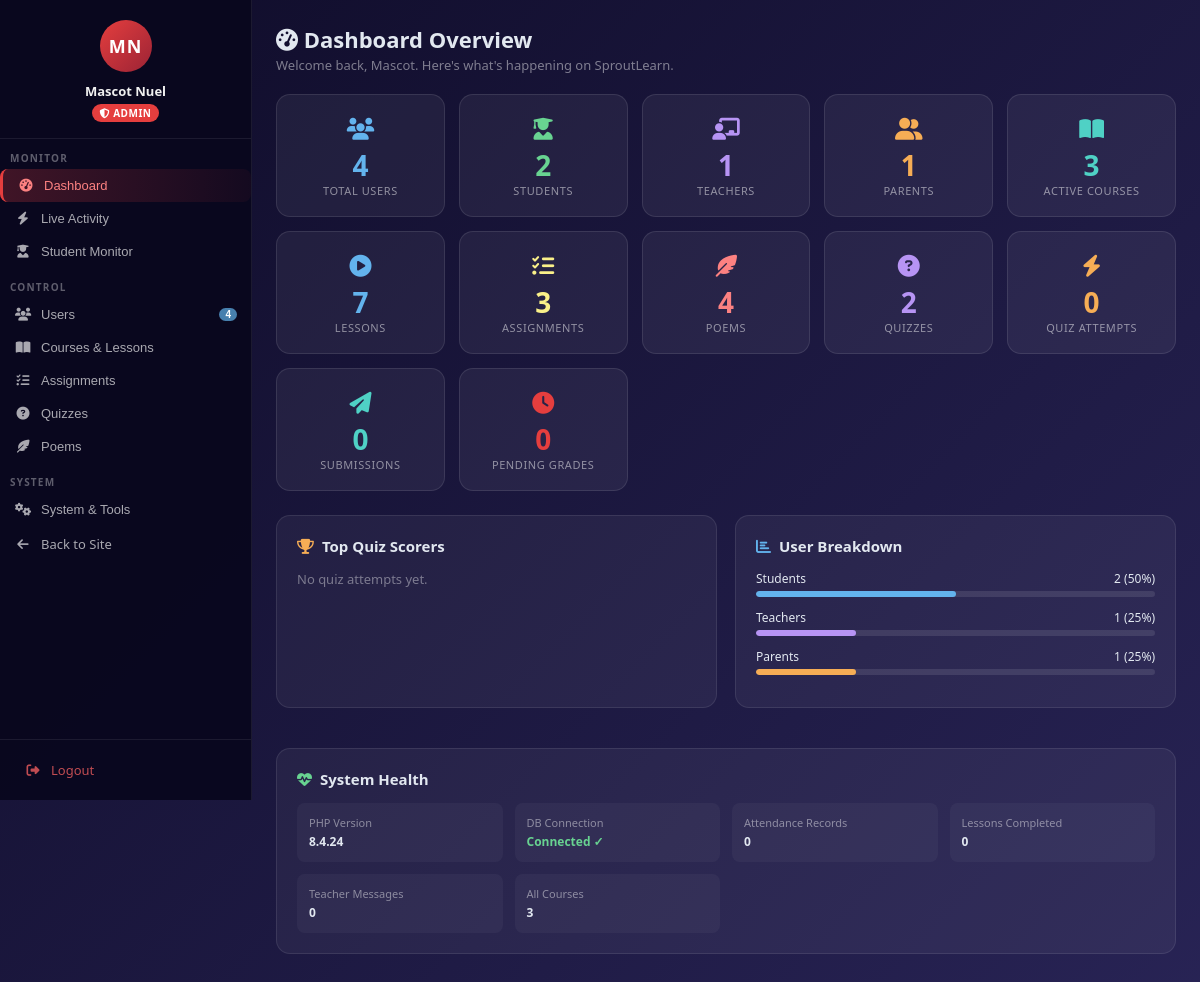
The page /admin.php (signed in) on the database its author committed.
### tables this page shows
CREATE TABLE IF NOT EXISTS quiz_options (
    id           INT AUTO_INCREMENT PRIMARY KEY,
    question_id  INT          NOT NULL,
    option_text  VARCHAR(255) NOT NULL,
    is_correct   TINYINT(1)   DEFAULT 0,
    option_order INT          DEFAULT 0,
    FOREIGN KEY (question_id) REFERENCES quiz_questions(id) ON DELETE CASCADE
);

### admin.php (the view, shortened to what this page needs)
<?php
$pdo = getDBConnection();
$active = isset($_GET['tab']) ? $_GET['tab'] : 'overview';
function qs($pdo,$sql,$p=[]){ $st=$pdo->prepare($sql); $st->execute($p); return $st->fetchColumn(); }
$stats = [
    'users'          => qs($pdo,"SELECT COUNT(*) FROM users WHERE username!=?",[ADMIN_USERNAME]),
    'students'       => qs($pdo,"SELECT COUNT(*) FROM users WHERE user_type='student' AND username!=?",[ADMIN_USERNAME]),
    'teachers'       => qs($pdo,"SELECT COUNT(*) FROM users WHERE user_type='teacher'"),
    'parents'        => qs($pdo,"SELECT COUNT(*) FROM users WHERE user_type='parent'"),
    'active_courses' => qs($pdo,"SELECT COUNT(*) FROM courses WHERE is_active=1"),
    'all_courses'    => qs($pdo,"SELECT COUNT(*) FROM courses"),
    'lessons'        => qs($pdo,"SELECT COUNT(*) FROM lessons"),
    'assignments'    => qs($pdo,"SELECT COUNT(*) FROM assignments"),
    'poems'          => qs($pdo,"SELECT COUNT(*) FROM poems"),
    'quizzes'        => qs($pdo,"SELECT COUNT(*) FROM quizzes"),
    'attempts'       => qs($pdo,"SELECT COUNT(*) FROM quiz_attempts"),
    'submissions'    => qs($pdo,"SELECT COUNT(*) FROM assignment_submissions"),
    'pending_grades' => qs($pdo,"SELECT COUNT(*) FROM assignment_submissions WHERE grade IS NULL"),
    'attendance'     => qs($pdo,"SELECT COUNT(*) FROM attendance"),
    'progress_done'  => qs($pdo,"SELECT COUNT(*) FROM student_progress WHERE completed=1"),
    'messages'       => qs($pdo,"SELECT COUNT(*) FROM teacher_queries"),
];
$quizzes_all = $pdo->query("SELECT q.*,l.title AS lesson_title,(SELECT COUNT(*) FROM quiz_questions qq WHERE qq.quiz_id=q.id) AS q_count,(SELECT COUNT(*) FROM quiz_attempts qa WHERE qa.quiz_id=q.id) AS a_count FROM quizzes q LEFT JOIN lessons l ON q.lesson_id=l.id ORDER BY q.created_at DESC")->fetchAll();
foreach($quizzes_all as $qz) {
    $st = $pdo->prepare("SELECT * FROM quiz_questions WHERE quiz_id=? ORDER BY question_order");
    $st->execute([$qz['id']]);
    $questions = $st->fetchAll();
    foreach($questions as &$q) {
        $st2 = $pdo->prepare("SELECT * FROM quiz_options WHERE question_id=? ORDER BY option_order");
        $st2->execute([$q['id']]);
        $q['options'] = $st2->fetchAll();
    }
}
$top_scorers = $pdo->query("SELECT u.first_name,u.last_name,AVG(qa.score) AS avg_score,COUNT(*) AS attempts FROM quiz_attempts qa JOIN users u ON qa.student_id=u.id GROUP BY qa.student_id ORDER BY avg_score DESC LIMIT 8")->fetchAll();
?>
<!DOCTYPE html>
<html lang="en">
<head>
<link rel="stylesheet" href="https://cdnjs.cloudflare.com/ajax/libs/font-awesome/6.4.0/css/all.min.css">
</head>
<body>
<div class="particles">
<?php for($i=1;$i<=7;$i++): ?><div class="particle"></div><?php endfor; ?>
</div>
<nav id="sidebar">
  <div class="sb-header">
    <?php $adm_fn = $_SESSION['first_name'] ?? 'Admin'; $adm_ln = $_SESSION['last_name'] ?? ''; $adm_init = strtoupper(substr($adm_fn,0,1).substr($adm_ln,0,1)) ?: strtoupper(substr($adm_fn,0,2)); ?>
    <div class="sb-avatar"><?= htmlspecialchars($adm_init) ?></div>
    <div class="sb-name"><?= htmlspecialchars(trim($adm_fn.' '.$adm_ln)) ?></div>
    <div style="text-align:center"><span class="sb-badge"><i class="fas fa-shield-alt"></i> Admin</span></div>
  </div>
  <div class="sb-section">Monitor</div>
  <button class="lk <?= $active==='overview' ? 'on' : '' ?>" onclick="sw('overview',this)"><i class="fas fa-tachometer-alt"></i> Dashboard</button>
  <button class="lk <?= $active==='activity' ? 'on' : '' ?>" onclick="sw('activity',this)"><i class="fas fa-bolt"></i> Live Activity</button>
  <button class="lk <?= $active==='students' ? 'on' : '' ?>" onclick="sw('students',this)"><i class="fas fa-user-graduate"></i> Student Monitor</button>
  <div class="sb-section">Control</div>
  <button class="lk <?= $active==='users' ? 'on' : '' ?>" onclick="sw('users',this)">
    <i class="fas fa-users"></i> Users
    <?php if($stats['users']>0): ?><span class="badge-pill" style="background:rgba(99,179,237,0.7)"><?= $stats['users'] ?></span><?php endif; ?>
  </button>
  <button class="lk <?= $active==='courses' ? 'on' : '' ?>" onclick="sw('courses',this)"><i class="fas fa-book-open"></i> Courses &amp; Lessons</button>
  <button class="lk <?= $active==='assignments' ? 'on' : '' ?>" onclick="sw('assignments',this)">
    <i class="fas fa-tasks"></i> Assignments
  </button>
  <button class="lk <?= $active==='quizzes' ? 'on' : '' ?>" onclick="sw('quizzes',this)"><i class="fas fa-question-circle"></i> Quizzes</button>
  <button class="lk <?= $active==='content' ? 'on' : '' ?>" onclick="sw('content',this)"><i class="fas fa-feather-alt"></i> Poems</button>
  <div class="sb-section">System</div>
  <button class="lk <?= $active==='system' ? 'on' : '' ?>" onclick="sw('system',this)"><i class="fas fa-cogs"></i> System &amp; Tools</button>
  <a class="lk" href="home.php"><i class="fas fa-arrow-left"></i> Back to Site</a>
  <div class="sb-footer">
    <a class="lk lk-logout" href="logout.php"><i class="fas fa-sign-out-alt"></i> Logout</a>
  </div>
</nav>
<div id="main">
<div class="pane <?= $active==='overview'?'on':'' ?>" id="pane-overview">
  <div class="sec-head"><h2><i class="fas fa-tachometer-alt"></i> Dashboard Overview</h2><p>Welcome back, <?= htmlspecialchars($_SESSION['first_name'] ?? 'Admin') ?>. Here's what's happening on SproutLearn.</p></div>
  <div class="cards-grid">
    <?php
    $card_data = [
      ['icon'=>'fa-users','num'=>$stats['users'],'lbl'=>'Total Users','cls'=>'c-blue'],
      ['icon'=>'fa-user-graduate','num'=>$stats['students'],'lbl'=>'Students','cls'=>'c-green'],
      ['icon'=>'fa-chalkboard-teacher','num'=>$stats['teachers'],'lbl'=>'Teachers','cls'=>'c-purple'],
      ['icon'=>'fa-user-friends','num'=>$stats['parents'],'lbl'=>'Parents','cls'=>'c-orange'],
      ['icon'=>'fa-book-open','num'=>$stats['active_courses'],'lbl'=>'Active Courses','cls'=>'c-teal'],
      ['icon'=>'fa-play-circle','num'=>$stats['lessons'],'lbl'=>'Lessons','cls'=>'c-blue'],
      ['icon'=>'fa-tasks','num'=>$stats['assignments'],'lbl'=>'Assignments','cls'=>'c-yellow'],
      ['icon'=>'fa-feather-alt','num'=>$stats['poems'],'lbl'=>'Poems','cls'=>'c-pink'],
      ['icon'=>'fa-question-circle','num'=>$stats['quizzes'],'lbl'=>'Quizzes','cls'=>'c-purple'],
      ['icon'=>'fa-bolt','num'=>$stats['attempts'],'lbl'=>'Quiz Attempts','cls'=>'c-orange'],
      ['icon'=>'fa-paper-plane','num'=>$stats['submissions'],'lbl'=>'Submissions','cls'=>'c-teal'],
      ['icon'=>'fa-clock','num'=>$stats['pending_grades'],'lbl'=>'Pending Grades','cls'=>'c-red'],
    ];
    foreach($card_data as $i=>$c): ?>
    <div class="stat-card <?= $c['cls'] ?>" style="animation-delay:<?= $i*0.04 ?>s">
      <div class="icon"><i class="fas <?= $c['icon'] ?>"></i></div>
      <div class="num"><?= $c['num'] ?></div>
      <div class="lbl"><?= $c['lbl'] ?></div>
    </div>
    <?php endforeach; ?>
  </div>
  <div style="display:grid;grid-template-columns:1fr 1fr;gap:18px;margin-bottom:20px">
    <div class="panel">
      <h3><i class="fas fa-trophy" style="color:#f6ad55"></i> Top Quiz Scorers</h3>
      <?php if(empty($top_scorers)): ?>
        <p style="color:rgba(255,255,255,0.4);font-size:13px">No quiz attempts yet.</p>
      <?php endif; ?>
    </div>
    <div class="panel">
      <h3><i class="fas fa-chart-bar" style="color:#63b3ed"></i> User Breakdown</h3>
      <?php
      $total_u = max(1, $stats['users']);
      $breakdown = [
        ['Students', $stats['students'], '#63b3ed'],
        ['Teachers', $stats['teachers'], '#b794f4'],
        ['Parents',  $stats['parents'],  '#f6ad55'],
      ];
      foreach($breakdown as $b): $pct = round($b[1]/$total_u*100); ?>
      <div style="margin-bottom:12px">
        <div style="display:flex;justify-content:space-between;margin-bottom:4px;font-size:12px">
          <span><?= $b[0] ?></span><span><?= $b[1] ?> (<?= $pct ?>%)</span>
        </div>
        <div class="bar-wrap"><div class="bar-fill" style="width:<?= $pct ?>%;background:<?= $b[2] ?>"></div></div>
      </div>
      <?php endforeach; ?>
    </div>
  </div>
  <div class="panel">
    <h3><i class="fas fa-heartbeat" style="color:#68d391"></i> System Health</h3>
    <div class="health-grid">
      <div class="health-item"><div class="hk">PHP Version</div><div class="hv"><?= PHP_VERSION ?></div></div>
      <div class="health-item"><div class="hk">DB Connection</div><div class="hv" style="color:#68d391">Connected ✓</div></div>
      <div class="health-item"><div class="hk">Attendance Records</div><div class="hv"><?= $stats['attendance'] ?></div></div>
      <div class="health-item"><div class="hk">Lessons Completed</div><div class="hv"><?= $stats['progress_done'] ?></div></div>
      <div class="health-item"><div class="hk">Teacher Messages</div><div class="hv"><?= $stats['messages'] ?></div></div>
      <div class="health-item"><div class="hk">All Courses</div><div class="hv"><?= $stats['all_courses'] ?></div></div>
    </div>
  </div>
</div>
</div>
</body>
</html>

### admin.php (style rules this page uses)
*,*::before,*::after { box-sizing:border-box;margin:0;padding:0 }
html,body { height:100%;font-family:'Segoe UI',system-ui,sans-serif;font-size:14px;color:#e2e8f0 }
body { background:linear-gradient(135deg,#0f0c29,#302b63,#24243e,#302b63);background-size:400% 400%;animation:bgAnim 18s ease infinite;min-height:100vh }
.particles { position:fixed;top:0;left:0;width:100%;height:100%;pointer-events:none;z-index:0;overflow:hidden }
#sidebar { position:fixed;top:0;left:0;width:252px;height:100vh;background:rgba(10,8,30,0.97);border-right:1px solid rgba(255,255,255,0.08);display:flex;flex-direction:column;z-index:200;overflow-y:auto;transition:transform .3s ease }
.sb-header { padding:20px 16px 16px;border-bottom:1px solid rgba(255,255,255,0.08) }
.sb-avatar { width:52px;height:52px;border-radius:50%;background:linear-gradient(135deg,#e53e3e,#9b2335);display:flex;align-items:center;justify-content:center;font-size:18px;font-weight:700;color:#fff;margin:0 auto 10px;letter-spacing:1px }
.sb-name { text-align:center;font-size:13px;font-weight:600;color:#f0f0f0 }
.sb-badge { display:inline-block;background:#e53e3e;color:#fff;font-size:10px;font-weight:700;padding:2px 8px;border-radius:20px;margin-top:4px;text-transform:uppercase;letter-spacing:.5px }
.sb-section { padding:12px 10px 4px;font-size:10px;font-weight:700;text-transform:uppercase;letter-spacing:1.2px;color:rgba(255,255,255,0.35) }
.lk { display:flex;align-items:center;gap:9px;padding:9px 14px;border-radius:8px;cursor:pointer;border:none;background:transparent;color:rgba(255,255,255,0.65);font-size:13px;width:100%;text-align:left;transition:all .2s;position:relative;text-decoration:none }
button.lk { cursor:pointer }
.lk.on { background:linear-gradient(90deg,rgba(229,62,62,0.25),rgba(229,62,62,0.05));color:#fc8181;border-left:3px solid #e53e3e }
.lk i { width:18px;text-align:center;font-size:13px;flex-shrink:0 }
.badge-pill { background:#e53e3e;color:#fff;font-size:10px;font-weight:700;padding:1px 6px;border-radius:10px;margin-left:auto }
.sb-footer { margin-top:auto;padding:12px 10px;border-top:1px solid rgba(255,255,255,0.08) }
.lk-logout { color:rgba(255,100,100,0.75)!important }
#main { margin-left:252px;padding:24px;position:relative;z-index:1;min-height:100vh;transition:margin-left .3s ease }
.pane { display:none;animation:fadeUp .35s ease }
.pane.on { display:block }
.sec-head { margin-bottom:20px }
.sec-head h2 { font-size:22px;font-weight:700;color:#e2e8f0 }
.sec-head p { color:rgba(255,255,255,0.45);font-size:13px;margin-top:2px }
.cards-grid { display:grid;grid-template-columns:repeat(auto-fill,minmax(160px,1fr));gap:14px;margin-bottom:24px }
.stat-card { background:rgba(255,255,255,0.06);border:1px solid rgba(255,255,255,0.1);border-radius:14px;padding:18px 16px;text-align:center;transition:transform .2s,box-shadow .2s;animation:fadeUp .4s ease both }
.stat-card .icon { font-size:22px;margin-bottom:8px }
.stat-card .num { font-size:28px;font-weight:800;line-height:1 }
.stat-card .lbl { font-size:11px;color:rgba(255,255,255,0.5);margin-top:4px;text-transform:uppercase;letter-spacing:.6px }
.c-blue .icon,.c-blue .num { color:#63b3ed }
.c-green .icon,.c-green .num { color:#68d391 }
.c-orange .icon,.c-orange .num { color:#f6ad55 }
.c-purple .icon,.c-purple .num { color:#b794f4 }
.c-pink .icon,.c-pink .num { color:#fc8181 }
.c-teal .icon,.c-teal .num { color:#4fd1c5 }
.c-yellow .icon,.c-yellow .num { color:#faf089 }
.c-red .icon,.c-red .num { color:#e53e3e }
.panel { background:rgba(255,255,255,0.05);border:1px solid rgba(255,255,255,0.09);border-radius:14px;padding:20px;margin-bottom:20px }
.panel h3 { font-size:15px;font-weight:600;margin-bottom:14px;color:#e2e8f0;display:flex;align-items:center;gap:8px }
.bar-wrap { background:rgba(255,255,255,0.1);border-radius:4px;height:6px;overflow:hidden }
.bar-fill { height:100%;border-radius:4px;background:linear-gradient(90deg,#63b3ed,#b794f4) }
.health-grid { display:grid;grid-template-columns:repeat(auto-fill,minmax(180px,1fr));gap:12px }
.health-item { background:rgba(255,255,255,0.04);border-radius:8px;padding:12px;font-size:12px }
.health-item .hk { color:rgba(255,255,255,0.45);margin-bottom:3px;font-size:11px }
.health-item .hv { color:#e2e8f0;font-weight:600 }

### rows shown on the page
quiz_options: option_text "4", option_text "50", option_text "25", is_correct "0", question "3"

### other values the page prints
$adm_init "MN"
$adm_fn.' '.$adm_ln "Mascot Nuel"
$_SESSION['first_name'] "Mascot"
$c['num'] "4"
$c['lbl'] "TOTAL USERS"
$c['num'] "2"
$c['lbl'] "STUDENTS"
$c['num'] "1"
$c['lbl'] "TEACHERS"
$c['lbl'] "PARENTS"
$c['num'] "3"
$c['lbl'] "ACTIVE COURSES"
$c['num'] "7"
$c['lbl'] "LESSONS"
$c['lbl'] "ASSIGNMENTS"
